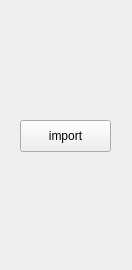
<?xml version="1.0" encoding="UTF-8"?>
<ui version="4.0">
 <class>SourceWindow</class>
 <widget class="QWidget" name="SourceWindow">
  <property name="geometry">
   <rect>
    <x>0</x>
    <y>0</y>
    <width>132</width>
    <height>270</height>
   </rect>
  </property>
  <property name="windowTitle">
   <string>Form</string>
  </property>
  <widget class="QPushButton" name="btnImport">
   <property name="geometry">
    <rect>
     <x>20</x>
     <y>120</y>
     <width>91</width>
     <height>32</height>
    </rect>
   </property>
   <property name="text">
    <string>import</string>
   </property>
  </widget>
 </widget>
 <resources/>
 <connections/>
</ui>
